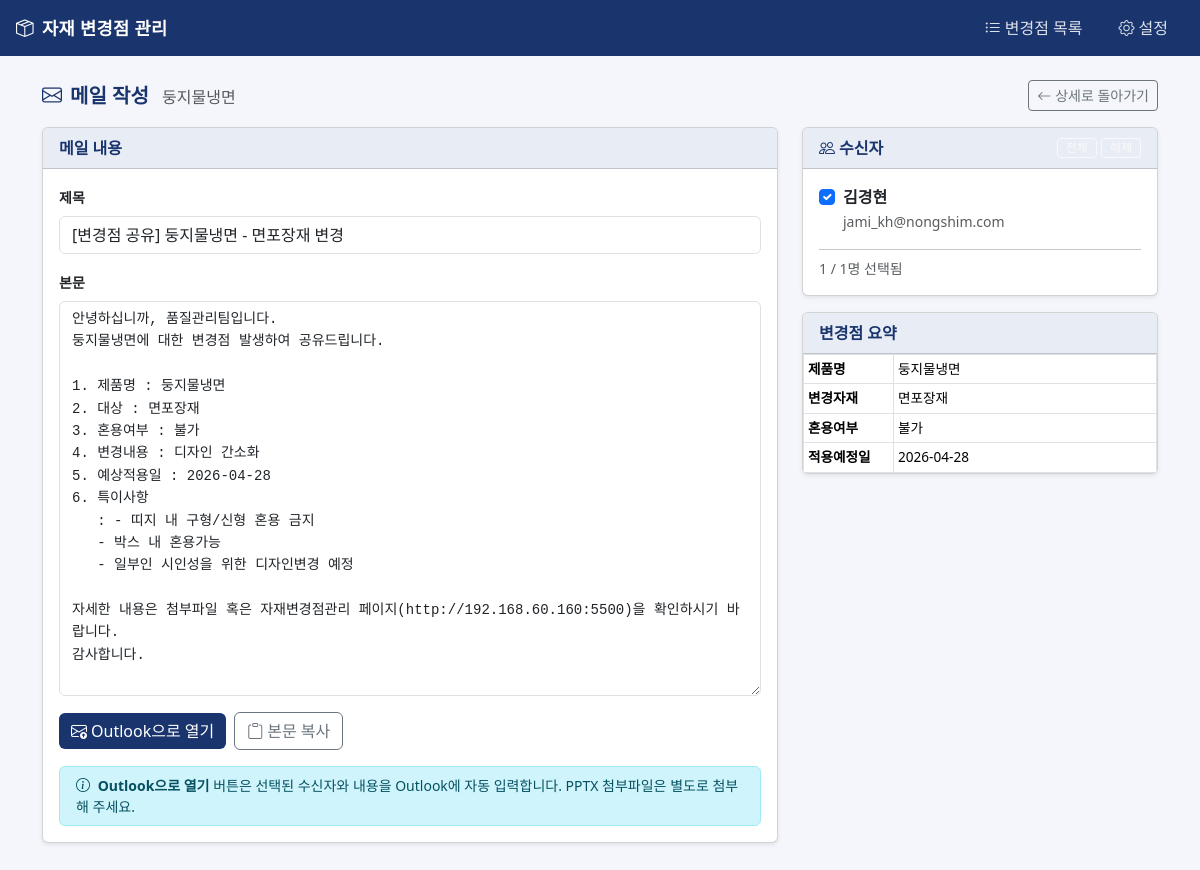
Screenshot of /mail/2 with the database file from the repository.
### tables this page shows
CREATE TABLE changes (
                id               INTEGER PRIMARY KEY AUTOINCREMENT,
                notice_date      TEXT,
                product_code     TEXT,
                product_name     TEXT,
                changed_material TEXT,
                mixable          TEXT,
                change_content   TEXT,
                apply_date       TEXT,
                notes            TEXT,
                design_file      TEXT DEFAULT '',
                row_hash         TEXT UNIQUE
            );

CREATE TABLE recipients (
                id    INTEGER PRIMARY KEY AUTOINCREMENT,
                name  TEXT NOT NULL,
                email TEXT NOT NULL
            );

### main.py (the view)
@app.route('/mail/<int:cid>')
def mail(cid):
    change = get_change_by_id(cid)
    if not change:
        abort(404)
    body       = _build_email_body(change)
    recipients = get_recipients()
    subject    = f"[변경점 공유] {change.get('product_name', '')} - {change.get('changed_material', '')} 변경"
    return render_template('mail.html', change=change, body=body,
                           recipients=recipients, subject=subject)

### database.py (called while the page is built)
def get_conn():
    conn = sqlite3.connect(DB_PATH)
    conn.row_factory = sqlite3.Row
    return conn

def get_change_by_id(cid):
    with get_conn() as conn:
        row = conn.execute('SELECT * FROM changes WHERE id = ?', (cid,)).fetchone()
    return dict(row) if row else None

def get_recipients():
    with get_conn() as conn:
        rows = conn.execute('SELECT * FROM recipients ORDER BY id').fetchall()
    return [dict(r) for r in rows]

### main.py (called while the page is built)
def _build_email_body(change: dict) -> str:
    notes = (change.get('notes') or '').strip()
    if ',' in notes:
        items = [n.strip() for n in notes.split(',') if n.strip()]
        notes_fmt = '\n   '.join(f'- {item}' for item in items)
    else:
        notes_fmt = notes
    return (
        f"안녕하십니까, 품질관리팀입니다.\n"
        f"{change.get('product_name', '')}에 대한 변경점 발생하여 공유드립니다.\n\n"
        f"1. 제품명 : {change.get('product_name', '')}\n"
        f"2. 대상 : {change.get('changed_material', '')}\n"
        f"3. 혼용여부 : {change.get('mixable', '')}\n"
        f"4. 변경내용 : {change.get('change_content', '')}\n"
        f"5. 예상적용일 : {change.get('apply_date', '')}\n"
        f"6. 특이사항\n"
        f"   : {notes_fmt}\n\n"
        f"자세한 내용은 첨부파일 혹은 자재변경점관리 페이지({SERVER_URL})을 확인하시기 바랍니다.\n"
        f"감사합니다."
    )

### templates/mail.html (shortened to what this page needs)
{% extends "base.html" %}
{% block content %}
<div class="d-flex justify-content-between align-items-center mb-3">
  <h5 class="mb-0 fw-bold" style="color: var(--navy);">
    <i class="bi bi-envelope me-2"></i>메일 작성
    <span class="text-muted fw-normal fs-6 ms-2">{{ change.product_name }}</span>
  </h5>
  <a href="/detail/{{ change.id }}" class="btn btn-outline-secondary btn-sm">
    <i class="bi bi-arrow-left me-1"></i>상세로 돌아가기
  </a>
</div>
<div class="row g-4">
  <div class="col-lg-8">
    <div class="card shadow-sm">
      <div class="card-header card-header-navy">메일 내용</div>
      <div class="card-body">
        <div class="mb-3">
          <label class="form-label fw-semibold small">제목</label>
          <input type="text" class="form-control" id="mailSubject"
                 value="{{ subject }}">
        </div>
        <div class="mb-3">
          <label class="form-label fw-semibold small">본문</label>
          <textarea class="form-control font-monospace"
                    id="mailBody" rows="17"
                    style="font-size:.875rem; line-height:1.6;">{{ body }}</textarea>
        </div>
        <div class="d-flex gap-2 flex-wrap align-items-center">
          <button class="btn btn-navy" onclick="openOutlook()">
            <i class="bi bi-envelope-arrow-up me-1"></i>Outlook으로 열기
          </button>
          <button class="btn btn-outline-secondary" id="copyBtn" onclick="copyBody()">
            <i class="bi bi-clipboard me-1"></i>본문 복사
          </button>
        </div>
        <div class="alert alert-info mt-3 py-2 small mb-0">
          <i class="bi bi-info-circle me-1"></i>
          <strong>Outlook으로 열기</strong> 버튼은 선택된 수신자와 내용을 Outlook에 자동 입력합니다.
          PPTX 첨부파일은 별도로 첨부해 주세요.
        </div>
      </div>
    </div>
  </div>
  <div class="col-lg-4">
    <div class="card shadow-sm">
      <div class="card-header card-header-navy d-flex justify-content-between align-items-center">
        <span><i class="bi bi-people me-1"></i>수신자</span>
        {% if recipients %}
        <div class="d-flex gap-1">
          <button class="btn btn-sm btn-outline-light py-0 px-2"
                  style="font-size:.75rem;" onclick="toggleAll(true)">전체</button>
          <button class="btn btn-sm btn-outline-light py-0 px-2"
                  style="font-size:.75rem;" onclick="toggleAll(false)">해제</button>
        </div>
        {% endif %}
      </div>
      <div class="card-body">
        {% if recipients %}
          {% for r in recipients %}
          <div class="form-check mb-3">
            <input class="form-check-input recipient-check" type="checkbox"
                   id="r{{ r.id }}" value="{{ r.email }}" checked>
            <label class="form-check-label" for="r{{ r.id }}">
              <span class="fw-semibold">{{ r.name }}</span><br>
              <small class="text-muted">{{ r.email }}</small>
            </label>
          </div>
          {% endfor %}
          <hr class="my-2">
          <p class="text-muted small mb-0" id="selectedCount"></p>
        {% else %}
          <p class="text-muted small mb-0">
            <i class="bi bi-info-circle me-1"></i>
            <a href="/settings">설정</a>에서 수신자를 추가하세요.
          </p>
        {% endif %}
      </div>
    </div>
    <div class="card shadow-sm mt-3">
      <div class="card-header card-header-navy">변경점 요약</div>
      <div class="card-body p-0">
        <table class="table table-sm table-bordered mb-0" style="font-size:.85rem;">
          <tbody>
            <tr>
              <td class="label-cell" style="width:90px;">제품명</td>
              <td>{{ change.product_name or '-' }}</td>
            </tr>
            <tr>
              <td class="label-cell">변경자재</td>
              <td>{{ change.changed_material or '-' }}</td>
            </tr>
            <tr>
              <td class="label-cell">혼용여부</td>
              <td>{{ change.mixable or '-' }}</td>
            </tr>
            <tr>
              <td class="label-cell">적용예정일</td>
              <td>{{ change.apply_date or '-' }}</td>
            </tr>
          </tbody>
        </table>
      </div>
    </div>
  </div>
</div>
{% endblock %}

### templates/base.html (style rules this page uses)
:root { --navy: #1A356E; --navy-dark: #122551; --navy-light: #E8ECF5; }
body { background: #F4F6FB; }
.btn-navy { background: var(--navy); color: #fff; border: none; }
.label-cell { background: var(--navy-light); font-weight: 600; color: var(--navy); white-space: nowrap; }
.card-header-navy { background: var(--navy-light); font-weight: 600; color: var(--navy); }

### rows the page displays
changes: product_name "둥지물냉면", changed_material "면포장재", mixable "불가", apply_date "2026-04-28"
recipients: name "김경현", email "jami_kh@nongshim.com"
